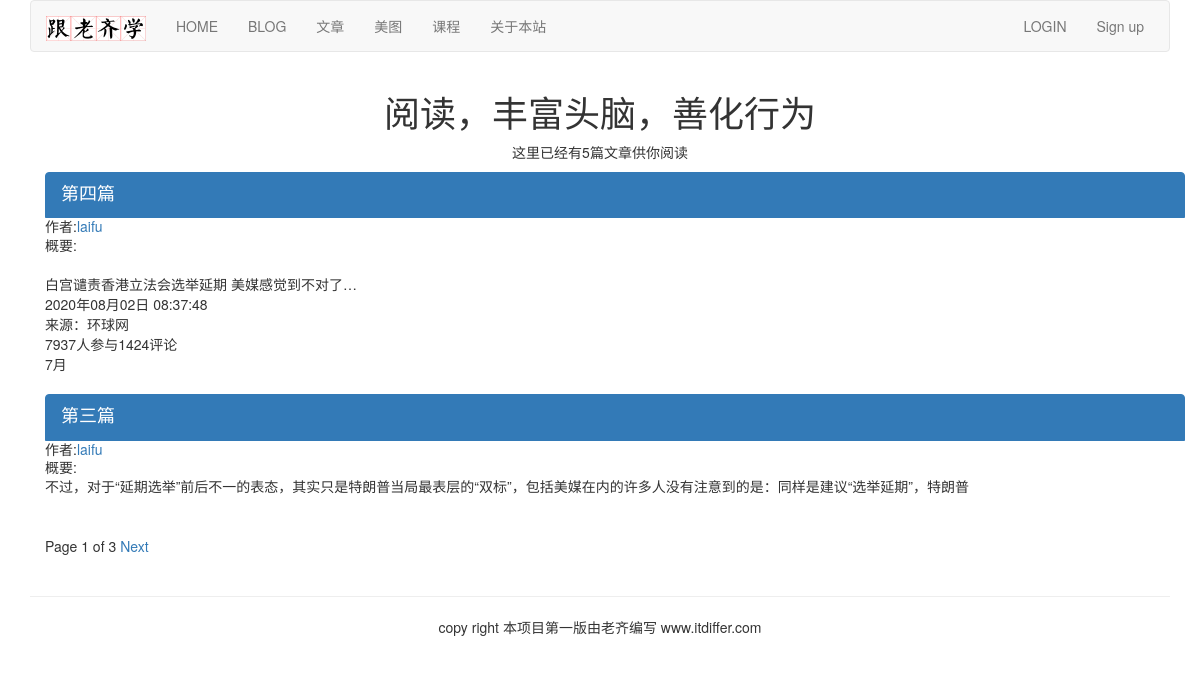
The page /article/list-article-titles/ on the database its author committed.
### article/models.py (models this page shows, shortened)
class ArticlePost(models.Model):
    author = models.ForeignKey(User, on_delete=models.CASCADE, related_name="article")
    title = models.CharField(max_length=200)
    slug = models.SlugField(max_length=500)
    column = models.ForeignKey(ArticleColumn, on_delete=models.CASCADE, related_name="article_column")
    body = models.TextField()
    created = models.DateTimeField(default=timezone.now)
    updated = models.DateTimeField(auto_now=True)
    users_like = models.ManyToManyField(User, related_name="articles_like", blank=True)
    article_tag = models.ManyToManyField(ArticleTag, related_name='article_tag', blank=True)
    class Meta:
        ordering = ("-updated",)
        index_together = (('id', 'slug'),)  # 对数据库中这两个字段建立索引
    def get_url_path(self):
        return reverse("article:article_content", args=[self.id, self.slug])

### article/list_views.py (the view)
# urls.py: path('list-article-titles/', list_views.article_titles, name="article_titles"),
def article_titles(request, username=None):
    if username:
        user = User.objects.get(username=username)
        articles_title = ArticlePost.objects.filter(author=user)
        try:
            userinfo = user.userinfo
        except:
            userinfo = None
    else:
        articles_title = ArticlePost.objects.all()
    paginator = Paginator(articles_title, 2)
    page = request.GET.get('page')
    try:
        current_page = paginator.page(page)   # 获取当前页
        articles = current_page.object_list   # 当前页的对象列
    except PageNotAnInteger:
        current_page = paginator.page(1)
        articles = current_page.object_list
    except EmptyPage:
        current_page = paginator.page(paginator.num_pages)
        articles = current_page.object_list
    if username:
        return render(request, "article/list/author_articles.html", {"articles": articles,
                                                                     "page": current_page,
                                                                     "userinfo": userinfo,
                                                                     "user": user})
    return render(request, "article/list/article_titles.html", {"articles": articles,
                                                                "page": current_page})

### article/templatetags/article_tags.py (called while the page is built)
@register.simple_tag
def total_articles():
    return ArticlePost.objects.count()

### templates/article/list/article_titles.html (shortened to what this page needs)
{% extends "base.html" %}
{% load article_tags %}
{% block content %}
<div class="row text-center vertical-middle-sm">
    <h1>阅读，丰富头脑，善化行为</h1>
    <p>这里已经有{% total_articles %}篇文章供你阅读</p>
</div>
<div class="container">
    {% for article in articles %}
    <div class="list-group">
        <a href="{{article.get_url_path}}" class="list-group-item active">
            <h4 class="list-group-item-heading">{{article.title}}</h4>
        </a>
        <p class="list-group-item-text">作者:<a href="{% url 'article:author_articles' article.author.username %}">{{article.author.username}}</a></p>
        <p class="list-group-item-text">概要:{{article.body|slice:'70'| linebreaks}}</p>
    </div>
    {% endfor %}
{% include "paginator.html" %}
</div>
{% endblock %}

### rows shown on the page
ArticlePost: title "第四篇", author.username "laifu", body "白宫谴责香港立法会选举延期 美媒感觉到不对了… 2020年08月02日 08:37:48 来源：环球网 7937人参与1424评论 7月"
ArticlePost: title "第三篇", author.username "laifu", body "不过，对于“延期选举”前后不一的表态，其实只是特朗普当局最表层的“双标”，包括美媒在内的许多人没有注意到的是：同样是建议“选举延期”，特朗普"

### other values the page prints
{{ page.number }} "1"
{{ page.paginator.num_pages }} "3"
